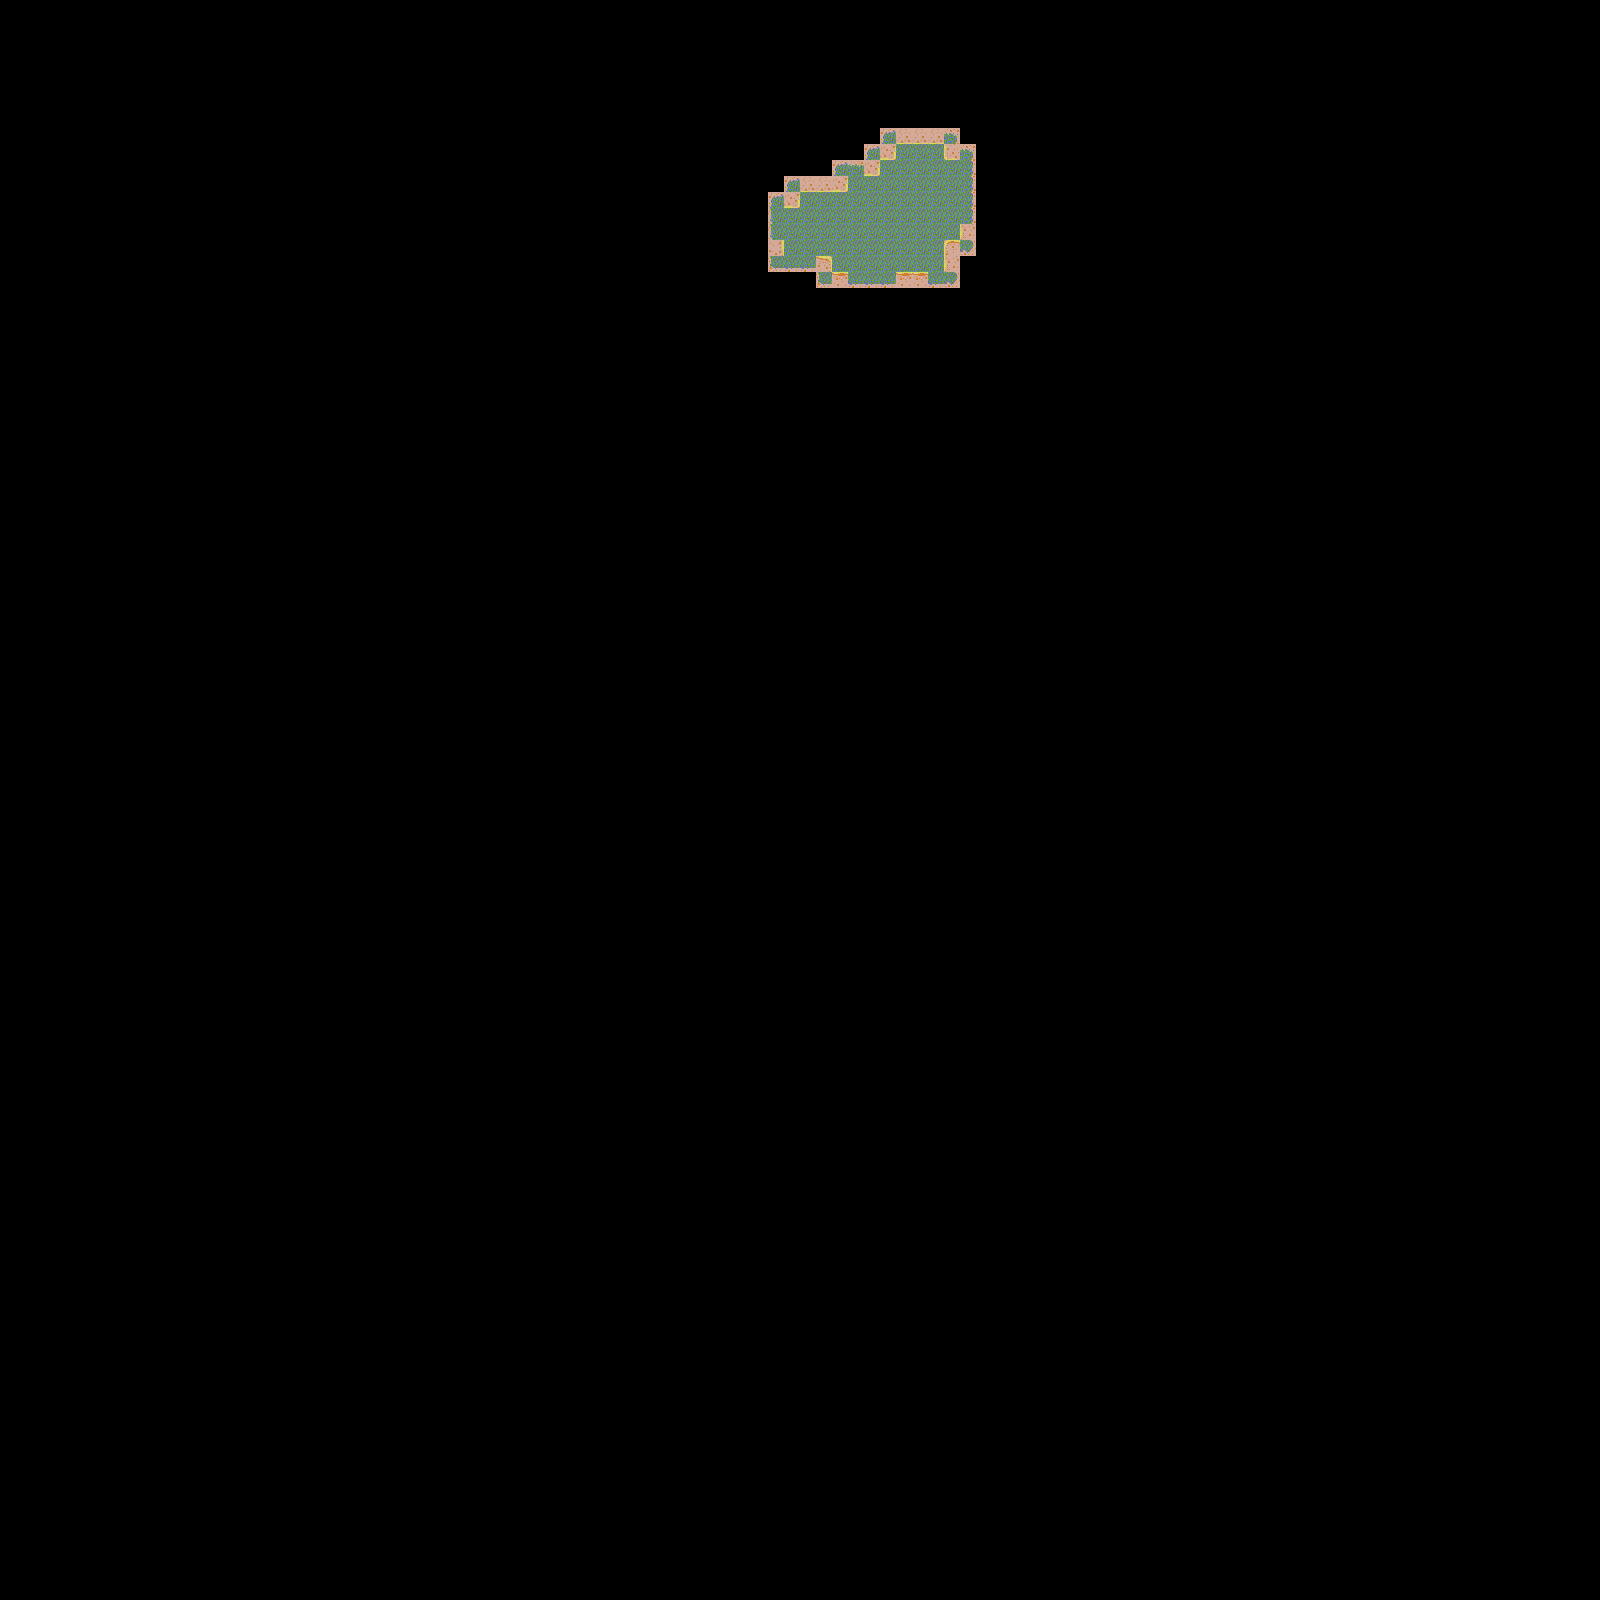

Tiled map render using the project's own tile images. Description and the map definition, with tile-layer contents summarised, below:
An orthogonal 100x100 tile map with 16x16 px tiles, 1 tile layer (Tile Layer 1), 4 tilesets.

<map version="1.2" tiledversion="1.2.1" orientation="orthogonal" renderorder="right-down" width="100" height="100" tilewidth="16" tileheight="16" infinite="0" nextlayerid="4" nextobjectid="1">
 <tileset firstgid="1" source="Tile.tsx" />
 <tileset firstgid="33" source="Floor.tsx" />
 <tileset firstgid="852" source="Wall.tsx" />
 <tileset firstgid="1872" source="Ground0.tsx" />
 <layer id="3" name="Tile Layer 1" width="100" height="100">
  <data>[10000 cells, 106 non-empty, 17 distinct tile ids]</data>
 </layer>
</map>
